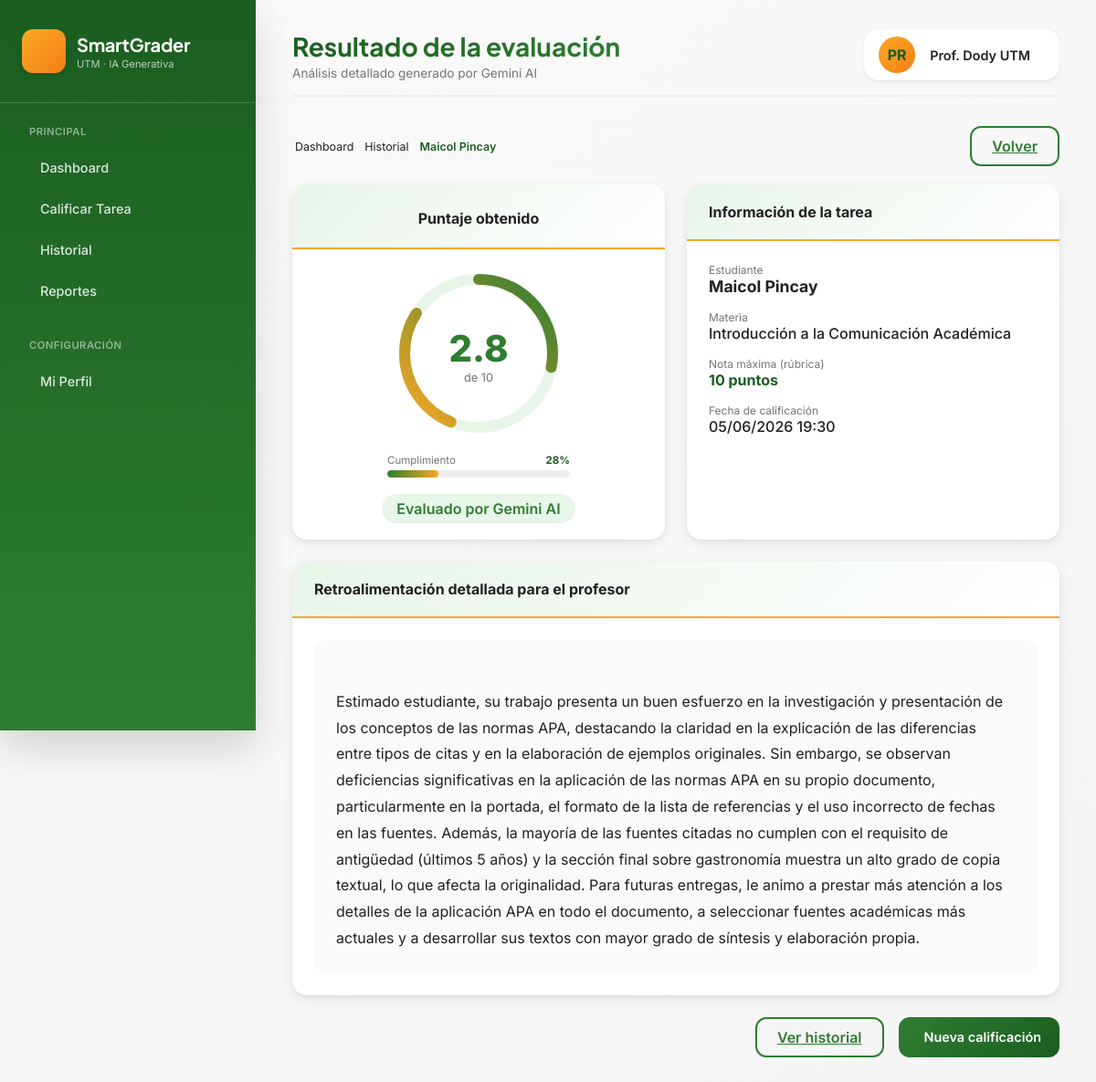
The app's page /resultado/3 (signed in) with its own data.
### app/models.py (models this page shows, shortened)
class Usuario(UserMixin, db.Model):
    __tablename__ = 'usuario'
    id            = db.Column(db.Integer, primary_key=True)
    nombre        = db.Column(db.String(120), nullable=False)
    correo        = db.Column(db.String(120), unique=True, nullable=False)
    password_hash = db.Column(db.String(256), nullable=False)
    rol           = db.Column(db.String(20), default='profesor')
    creado_en     = db.Column(db.DateTime, default=datetime.utcnow)
    materias      = db.relationship('Materia', backref='profesor', lazy=True)

class Tarea(db.Model):
    __tablename__ = 'tarea'
    id                = db.Column(db.Integer, primary_key=True)
    materia_id        = db.Column(db.Integer, db.ForeignKey('materia.id'), nullable=False)
    rubrica_id        = db.Column(db.Integer, db.ForeignKey('rubrica.id'), nullable=False)
    estudiante_nombre = db.Column(db.String(120), nullable=False)
    archivo_path      = db.Column(db.String(256))
    enunciado         = db.Column(db.Text, nullable=False)
    subida_en         = db.Column(db.DateTime, default=datetime.utcnow)
    calificacion      = db.relationship('Calificacion', backref='tarea', uselist=False, lazy=True)

class Calificacion(db.Model):
    __tablename__ = 'calificacion'
    id                      = db.Column(db.Integer, primary_key=True)
    tarea_id                = db.Column(db.Integer, db.ForeignKey('tarea.id'), unique=True, nullable=False)
    nota_ia                 = db.Column(db.Float, nullable=False)
    nota_final              = db.Column(db.Float)
    retroalimentacion       = db.Column(db.Text)   # larga (para el profesor)
    retroalimentacion_corta = db.Column(db.Text)   # breve (resumen)
    desglose_json           = db.Column(db.Text)   # JSON con cumple por criterio
    prompt_usado            = db.Column(db.Text)
    generado_en             = db.Column(db.DateTime, default=datetime.utcnow)
    def get_desglose(self):
        if self.desglose_json:
            return json.loads(self.desglose_json)
        return []

class Rubrica(db.Model):
    __tablename__ = 'rubrica'
    id             = db.Column(db.Integer, primary_key=True)
    materia_id     = db.Column(db.Integer, db.ForeignKey('materia.id'), nullable=False)
    nombre         = db.Column(db.String(120), nullable=False)
    criterios_json = db.Column(db.Text, nullable=False, default='[]')
    nota_maxima    = db.Column(db.Float, default=10.0, nullable=False)
    enunciado      = db.Column(db.Text, nullable=True)
    contexto_adicional = db.Column(db.Text, nullable=True)
    documento_fuente_nombre = db.Column(db.String(256), nullable=True)
    documento_fuente_path   = db.Column(db.String(256), nullable=True)
    documento_fuente_texto  = db.Column(db.Text, nullable=True)
    creado_en      = db.Column(db.DateTime, default=datetime.utcnow)
    tareas         = db.relationship('Tarea', backref='rubrica', lazy=True)

class Materia(db.Model):
    __tablename__ = 'materia'
    id          = db.Column(db.Integer, primary_key=True)
    profesor_id = db.Column(db.Integer, db.ForeignKey('usuario.id'), nullable=False)
    nombre      = db.Column(db.String(120), nullable=False)
    codigo      = db.Column(db.String(20))
    periodo     = db.Column(db.String(20))
    rubricas    = db.relationship('Rubrica', backref='materia', lazy=True)
    tareas      = db.relationship('Tarea', backref='materia', lazy=True)

### app/routes/calificacion.py (the view)
@calificacion_bp.route('/resultado/<int:tarea_id>')
@login_required
def ver_resultado(tarea_id):
    tarea = Tarea.query.get_or_404(tarea_id)
    return render_template('resultado.html', tarea=tarea, calif=tarea.calificacion)

### app/models.py (called while the page is built)
@login_manager.user_loader
def load_user(user_id):
    return Usuario.query.get(int(user_id))

### app/templates/resultado.html (shortened to what this page needs)
{% extends "base.html" %}
{% block page_title %}Resultado de la evaluación{% endblock %}
{% block page_subtitle %}Análisis detallado generado por Gemini AI{% endblock %}
{% block content %}
<div style="display:flex; align-items:center; justify-content:space-between; margin-bottom:1.25rem; flex-wrap:wrap; gap:0.5rem;">
  <div style="display:flex; align-items:center; gap:6px; font-size:0.78rem;">
    <a href="{{ url_for('dashboard.index') }}" style="color:var(--gray-500); text-decoration:none; display:flex; align-items:center; gap:3px;">
       Dashboard
    </a>
    <a href="{{ url_for('calificacion.historial') }}" style="color:var(--gray-500); text-decoration:none;">Historial</a>
    <span style="color:var(--primary-dark); font-weight:600;">{{ tarea.estudiante_nombre }}</span>
  </div>
  <a href="{{ url_for('calificacion.historial') }}" class="btn-outline-custom">
     Volver
  </a>
</div>
{% set nota_max = tarea.rubrica.nota_maxima if tarea.rubrica else 10.0 %}
{% set pct = (tarea.calificacion.nota_ia / nota_max) if nota_max > 0 else 0 %}
{% set desglose = tarea.calificacion.get_desglose() %}
<div class="grid-2">
  <div class="card-premium">
    <div class="card-header-premium" style="text-align:center;">
      <strong>Puntaje obtenido</strong>
    </div>
    <div class="card-body-premium" style="text-align:center;">
      <div style="position:relative; display:inline-block;">
        <svg width="180" height="180" viewBox="0 0 120 120">
          <circle cx="60" cy="60" r="54" fill="none" stroke="#E8F5E9" stroke-width="8"/>
          <circle cx="60" cy="60" r="54" fill="none"
                  stroke="url(#gradient)" stroke-width="8"
                  stroke-dasharray="{{ pct * 339.3 }}"
                  stroke-dashoffset="0" stroke-linecap="round"
                  transform="rotate(-90 60 60)"/>
          <defs>
            <linearGradient id="gradient" x1="0%" y1="0%" x2="100%" y2="100%">
              <stop offset="0%" style="stop-color:#F9A825"/>
              <stop offset="100%" style="stop-color:#2E7D32"/>
            </linearGradient>
          </defs>
        </svg>
        <div style="position:absolute; top:50%; left:50%; transform:translate(-50%,-50%); text-align:center;">
          <div style="font-size:2.5rem; font-weight:800; color:var(--primary);">
            {{ "%.1f"|format(tarea.calificacion.nota_ia) }}
          </div>
          <div style="font-size:0.8rem; color:var(--gray-600);">
            de {{ nota_max | int if nota_max == nota_max | int else nota_max }}
          </div>
        </div>
      </div>
      <div style="margin-top:1rem; width:100%; max-width:200px; margin-left:auto; margin-right:auto;">
        <div style="display:flex; justify-content:space-between; font-size:0.72rem; color:var(--gray-600); margin-bottom:4px;">
          <span>Cumplimiento</span>
          <span style="font-weight:700; color:var(--primary-dark);">{{ "%.0f"|format(pct * 100) }}%</span>
        </div>
        <div style="height:8px; background:var(--gray-200); border-radius:10px; overflow:hidden;">
          <div style="width:{{ "%.1f"|format(pct * 100) }}%; height:100%;
                      background:linear-gradient(90deg, var(--primary), var(--gold));
                      border-radius:10px;"></div>
        </div>
      </div>
      <div style="margin-top:1.5rem;">
        <span class="badge" style="background:var(--primary-soft); color:var(--primary); padding:6px 16px; border-radius:20px; font-weight:600;">
           Evaluado por Gemini AI
        </span>
      </div>
    </div>
  </div>
  <div class="card-premium">
    <div class="card-header-premium">
      <strong>Información de la tarea</strong>
    </div>
    <div class="card-body-premium">
      <div style="margin-bottom:1rem;">
        <div style="font-size:0.75rem; color:var(--gray-600);">Estudiante</div>
        <div style="font-weight:700; font-size:1.1rem;">
          {{ tarea.estudiante_nombre }}
          <button type="button" class="btn-editar-nombre" title="Corregir nombre"
                  onclick="corregirNombre({{ tarea.id }}, {{ tarea.estudiante_nombre|tojson }})"
                  style="background:none; border:none; color:var(--gray-400); cursor:pointer; font-size:0.85rem; padding:2px 4px; margin-left:2px; border-radius:4px; vertical-align:middle;">
          </button>
        </div>
      </div>
      <div style="margin-bottom:1rem;">
        <div style="font-size:0.75rem; color:var(--gray-600);">Materia</div>
        <div style="font-weight:500;">{{ tarea.materia.nombre }}</div>
      </div>
      <div style="margin-bottom:1rem;">
        <div style="font-size:0.75rem; color:var(--gray-600);">Nota máxima (rúbrica)</div>
        <div style="font-weight:700; color:var(--primary-dark);">
          {{ nota_max | int if nota_max == nota_max | int else nota_max }} puntos
        </div>
      </div>
      <div style="margin-bottom:1.25rem;">
        <div style="font-size:0.75rem; color:var(--gray-600);">Fecha de calificación</div>
        <div style="font-weight:500;">{{ tarea.subida_en.strftime('%d/%m/%Y %H:%M') }}</div>
      </div>
    </div>
  </div>
  <div class="card-premium" style="grid-column:span 2;">
    <div class="card-header-premium">
      <strong>Retroalimentación detallada para el profesor</strong>
    </div>
    <div class="card-body-premium">
      <div style="background:var(--gray-50); padding:1.5rem; border-radius:var(--radius-md); line-height:1.8; white-space:pre-line;">
        {{ tarea.calificacion.retroalimentacion }}
      </div>
    </div>
  </div>
</div>
<div style="display:flex; gap:1rem; justify-content:flex-end; margin-top:1.5rem;">
  <a href="{{ url_for('calificacion.historial') }}" class="btn-outline-custom">
     Ver historial
  </a>
  <a href="{{ url_for('calificacion.calificar') }}" class="btn-primary-custom">
     Nueva calificación
  </a>
</div>
{% endblock %}

### app/templates/base.html (shortened to what this page needs)
<!DOCTYPE html>
<html lang="es">
<head>
  <link rel="stylesheet" href="https://cdn.jsdelivr.net/npm/@tabler/icons-webfont@latest/dist/tabler-icons.min.css">
</head>
<body>
  <div class="app-container">
    <aside class="sidebar">
      <div class="sidebar-header">
        <div class="logo-area">
          <div class="logo-icon">
          </div>
          <div class="logo-text">
            <h2>SmartGrader</h2>
            <p>UTM · IA Generativa</p>
          </div>
        </div>
      </div>
      <div class="nav-menu">
        {% if current_user.rol != 'admin' %}
        <div class="nav-section">
          <div class="nav-section-title">Principal</div>
          <a href="{{ url_for('dashboard.index') }}" class="nav-item {% if request.endpoint == 'dashboard.index' %}active{% endif %}">
            <span>Dashboard</span>
          </a>
          <a href="{{ url_for('calificacion.calificar') }}" class="nav-item {% if request.endpoint == 'calificacion.calificar' %}active{% endif %}">
            <span>Calificar Tarea</span>
          </a>
          <a href="{{ url_for('calificacion.historial') }}" class="nav-item {% if request.endpoint == 'calificacion.historial' %}active{% endif %}">
            <span>Historial</span>
          </a>
          <a href="{{ url_for('reportes.index') }}" class="nav-item {% if request.endpoint == 'reportes.index' %}active{% endif %}">
            <span>Reportes</span>
          </a>
        </div>
        {% endif %}
        <div class="nav-section">
          <div class="nav-section-title">Configuración</div>
          <a href="{{ url_for('perfil.index') }}" class="nav-item {% if request.endpoint == 'perfil.index' %}active{% endif %}">
            <span>Mi Perfil</span>
          </a>
        </div>
      </div>
    </aside>
    <main class="main-content">
      <div class="top-bar">
        <div class="page-title">
          <h1>{% block page_title %}Bienvenido{% endblock %}</h1>
          <p>{% block page_subtitle %}Sistema de calificación inteligente{% endblock %}</p>
        </div>
        <div class="user-info">
          <div class="user-avatar">
            {{ current_user.nombre[:2].upper() }}
          </div>
          <span class="user-name">{{ current_user.nombre }}</span>
        </div>
      </div>
      {% block content %}{% endblock %}
    </main>
  </div>
</body>
</html>

### records on screen
Usuario: nombre "PR", nombre "Prof. Dody UTM"
Tarea: estudiante_nombre "Maicol Pincay", subida_en "05/06/2026 19:30"
Calificacion: calificacion.nota_ia "2.8", calificacion.retroalimentacion "Estimado estudiante, su trabajo presenta un buen esfuerzo en la investigación y presentación de los conceptos de las normas APA, destacando la claridad en la explicación de las diferencias entre tipos de citas y en la elaboración de ejemplos originales. Sin embargo, se observan deficiencias significativas en la aplicación de las normas APA en su propio documento, particularmente en la portada, el formato de la lista de referencias y el uso incorrecto de fechas en las fuentes. Además, la mayoría de las fuentes citadas no cumplen con el requisito de antigüedad (últimos 5 años) y la sección final sobre gastronomía muestra un alto grado de copia textual, lo que afecta la originalidad. Para…"
Rubrica: nota_maxima "10"
Materia: materia.nombre "Introducción a la Comunicación Académica"

### other values on screen
{{ "%.0f"|format(pct * 100) }} "28"
